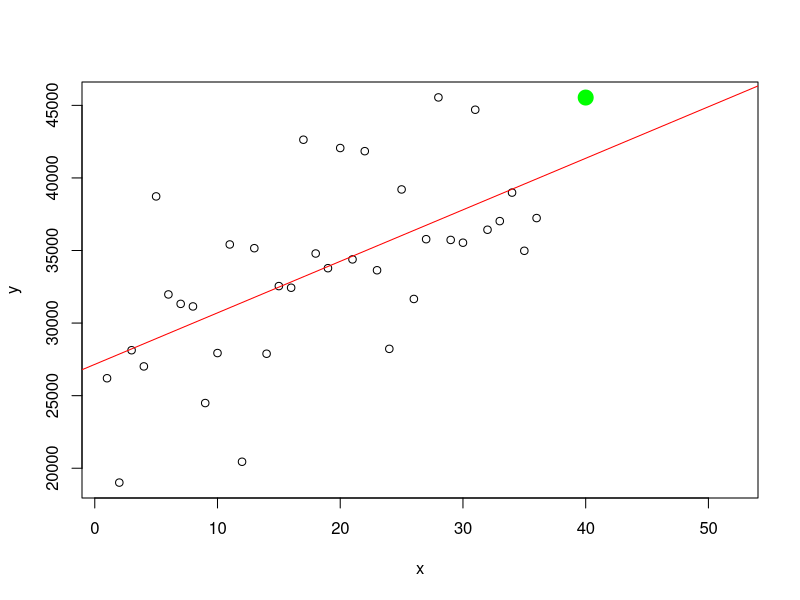
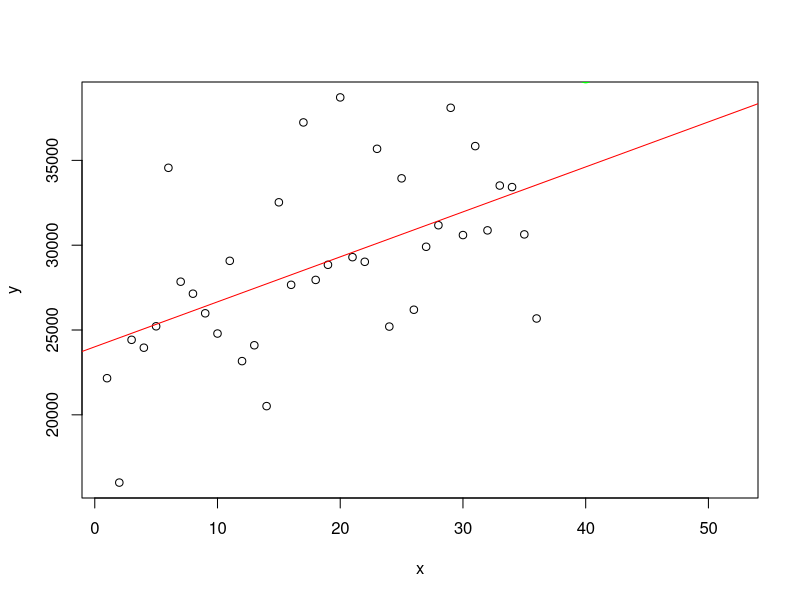
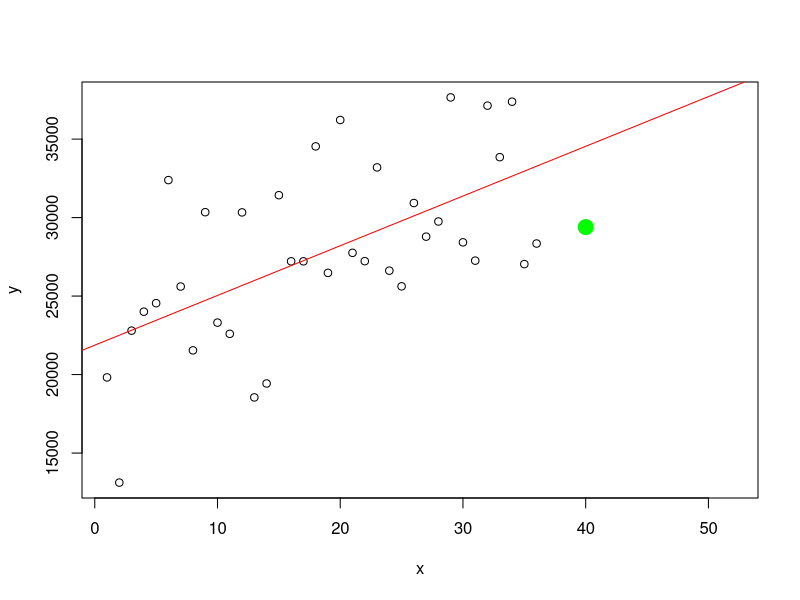
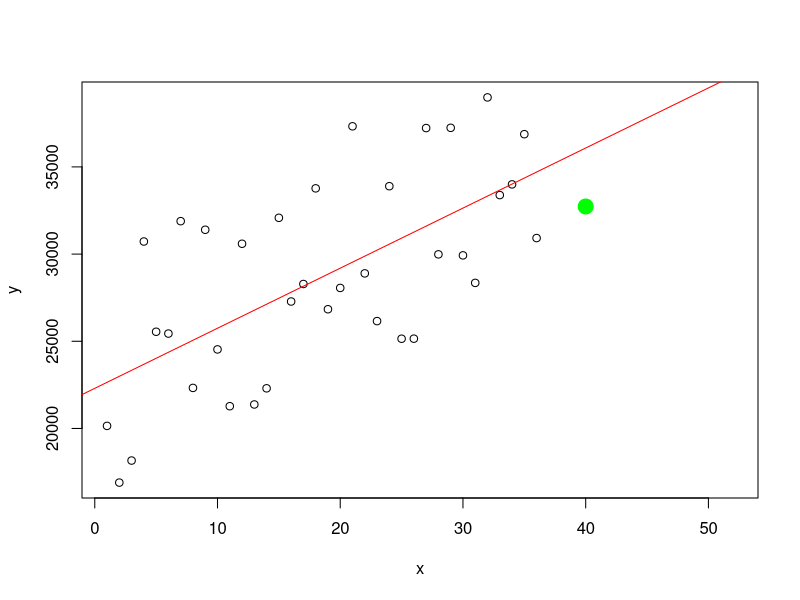
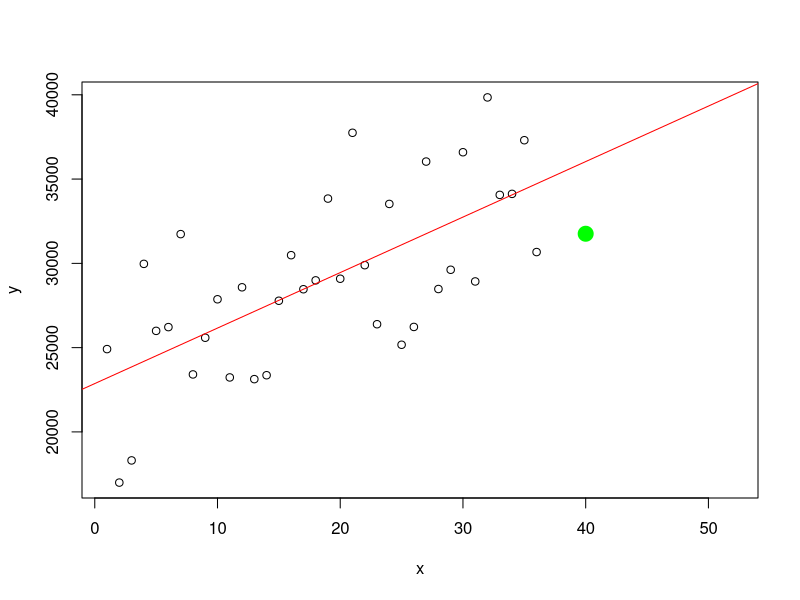
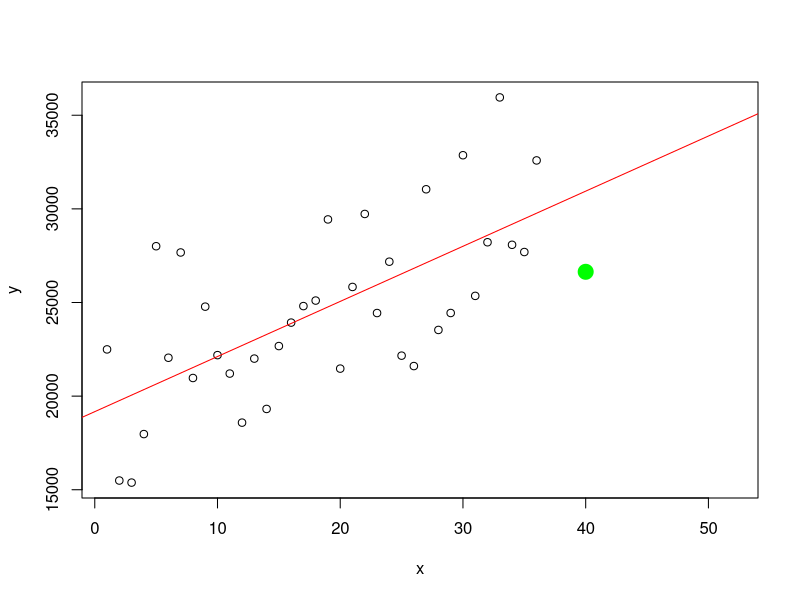
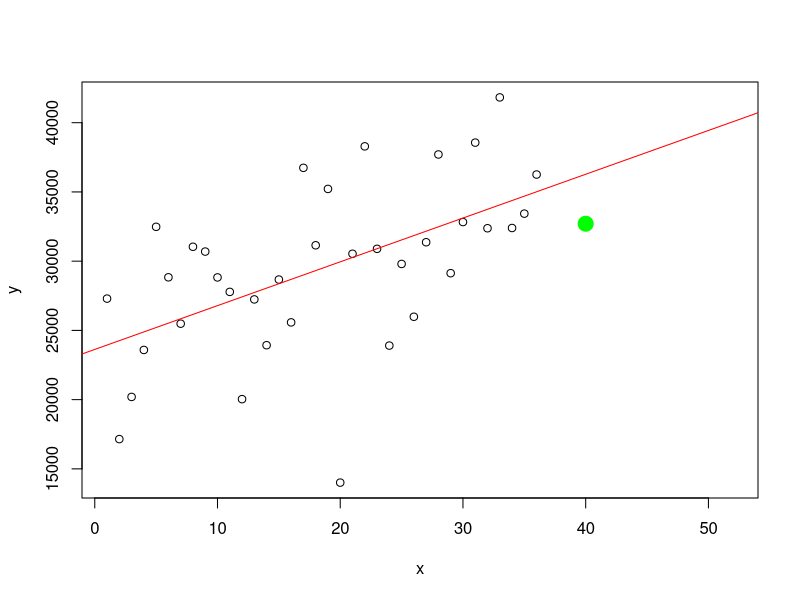

R code for these plots, in order:
library(plyr)

x <- 0:4
y <- c(1, -1, 1, -1, 1)
#y <- seq(0,100, by=.01)

data <- read.table("dayofweek.csv", sep=",")
names(data) = c("zone","year","month", "weekday","count")
data <- arrange(data, year, month, weekday)


getParameter <- function(x,y) {
	if(length(x) == length(y)) {
		fit = lm(y ~ x)
		suppressWarnings(m <- summary(fit)$coefficients[2,1])
		suppressWarnings(b <- summary(fit)$coefficients[1,1])
	} else {
		m <- NULL
		return(m)
	}
	return(data.frame(m=m,b=b))
}

#d <- data$count[data["weekday"] == 1]
#x <- 1:length(d)
#y <- d
#fit <- lm(y ~ x)
#print(length(d))

#plot(x,y,xlim=c(1,length(d)+1))
#tx <- 337
#points(x=tx,y=(tx*p["m"][1,1]+p["b"][1,1]))

#abline(fit, col="red")
for(w in 1:7) {
	filename <- paste("weekday_", w, ".png")

	png(filename)
	d <- data$count[data["weekday"] == w & data["year"] < 2013]
	d13 <- data$count[data["weekday"] == w]
	print(d)
	x <- 1:length(d)
	y <- d
	fit <- lm(y ~ x)
	p <- getParameter(x,y)
	plot(x,y,xlim=c(1,52))

	abline(fit, col="red")
	tx <- 40
	#points(x=tx,y=(tx*p["m"][1,1]+p["b"][1,1]))
	print(d13[tx])
	points(x=tx,y=d13[tx], col="green", cex=c(2), pch=19)

	rm(x)
	rm(y)
	rm(fit)
	rm(d)
	dev.off()
}
